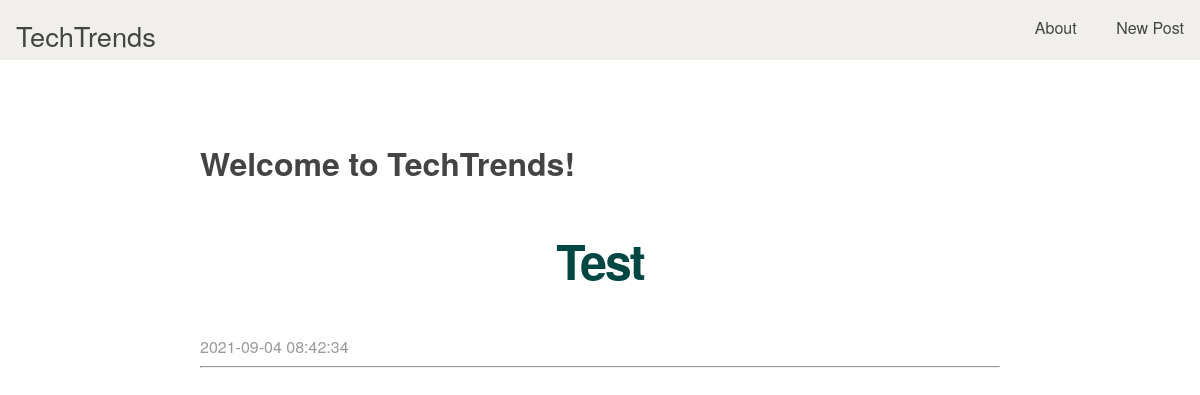
Before: / with the older database file.
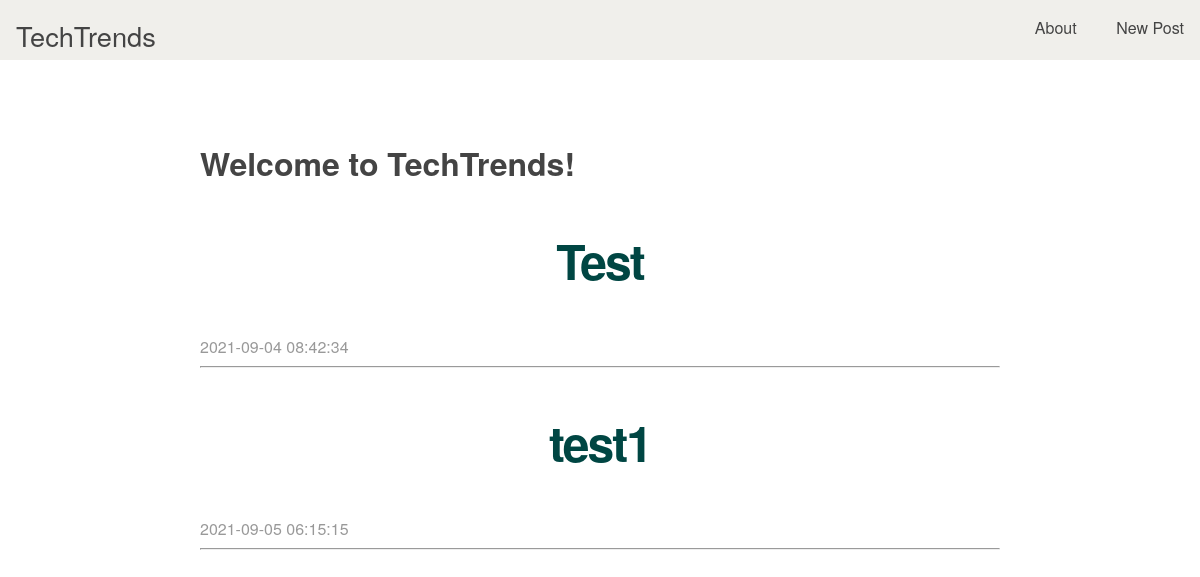
After: the same page with the newer database file.
### tables this page shows
CREATE TABLE posts (
    id INTEGER PRIMARY KEY AUTOINCREMENT,
    created TIMESTAMP NOT NULL DEFAULT CURRENT_TIMESTAMP,
    title TEXT NOT NULL,
    content TEXT NOT NULL
);

### app.py (the view)
@app.route('/')
def index():
    connection = get_db_connection()
    posts = connection.execute('SELECT * FROM posts').fetchall()
    connection.close()
    return render_template('index.html', posts=posts)

### app.py (called while the page is built)
def get_db_connection():
    connection = sqlite3.connect('database.db')
    connection.row_factory = sqlite3.Row
    app.config['DB_CONN_COUNTER'] += 1
    return connection

### templates/index.html
{% extends 'base.html' %}
{% block content %}
    <h1>{% block title %} Welcome to TechTrends!{% endblock %}</h1>
    {% for post in posts %}
        <a class="post" href="{{ url_for('post', post_id=post['id']) }}">
            <h2>{{ post['title'] }}</h2>
        </a>
        <span class="timestamp">{{ post['created'] }}</span>
        <hr>
    {% endfor %}
{% endblock %}

### templates/base.html (shortened to what this page needs)
<!doctype html>
<html lang="en">
  <head>
     <link rel="stylesheet" href="{{ url_for('static', filename='css/main.css') }}">
  </head>
  <body>
      <header>
        <a class="logo" href="{{ url_for('index')}}">TechTrends</a>
	<div>
            <ul class="menu">
            <li>
                <a href="about">About</a>
            </li>
            <li>
                <a href="{{url_for('create')}}">New Post</a>
            </li>
            </ul>
        </div>
      </header>
    <div class="container">
        {% block content %} {% endblock %}
    </div>
  </body>
</html>

### static/css/main.css (style rules this page uses)
body { margin: 0; padding: 0; font-family: "Helvetica Neue", Helvetica, Arial, sans-serif; color: #444; }
header { background-color: #f0efeb; height: 60px; width: 100%; margin-bottom: 10px; }
a.logo { font-size: 1.7em; color: #444; float: left; margin-top: 16px; margin-left: 16px; text-decoration: none; }
.container { width: 800px; margin: 0 auto; margin-block-start: 80px; }
h2 { font-size: 3em; margin-top: 40px; text-align: center; letter-spacing: -2px; color: #004643; }
.post { text-decoration: none; }
.timestamp { color: #999; }
.menu { float: right; }
.menu li { display: inline; }
.menu li + li { margin-left: 35px; margin-right: 16px; }
.menu li a { color: #444; text-decoration: none; }

Changed rows visible on the page:
added posts: title "test1", created "2021-09-05 06:15:15"
